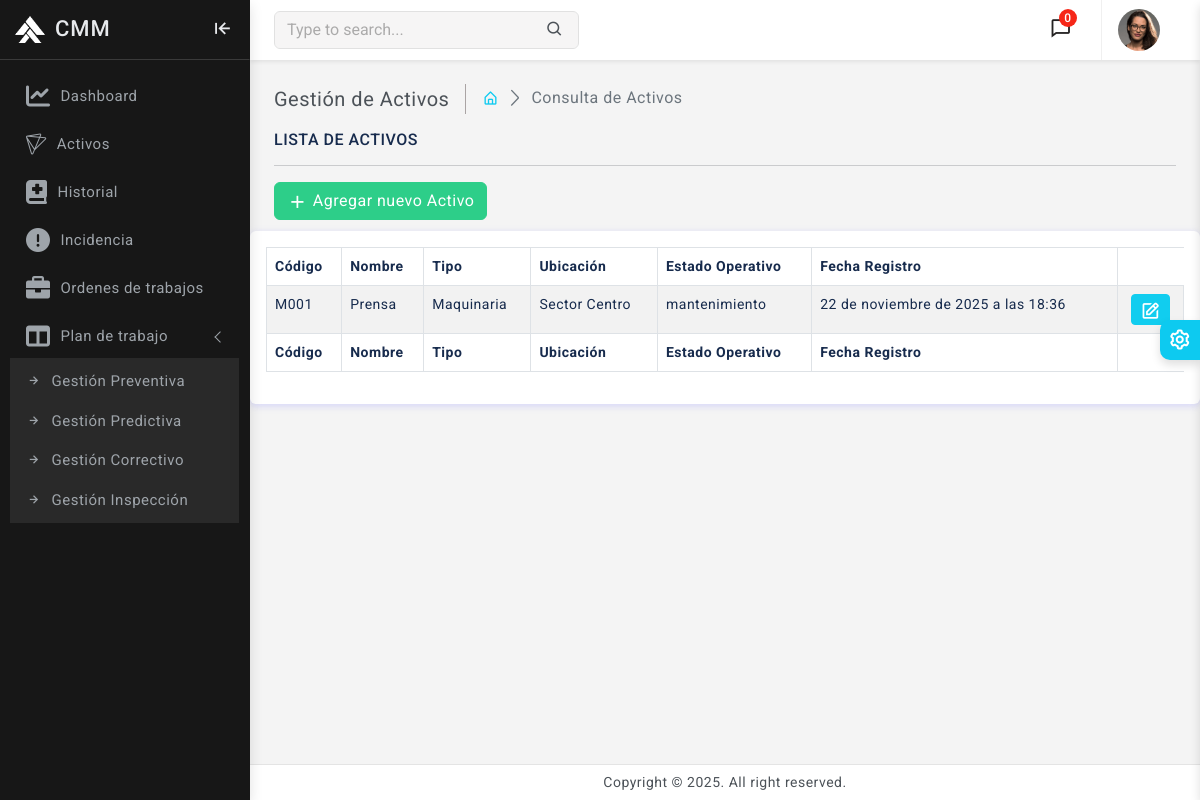
Screenshot of /activos/activos/ (signed in) with the database file from the repository.
### activos/models.py (models this page shows, shortened)
class Activo(models.Model):
    ESTADOS_OPERATIVOS_CHOICES = [
        ('operativo', 'Operativo'),
        ('inoperativo', 'Inoperativo'),
        ('mantenimiento', 'En mantenimiento'),
        ('retirado', 'Retirado'),
    ]
    codigo = models.CharField(max_length=50, unique=True, db_index=True)
    nombre = models.CharField(max_length=120)
    tipo = models.CharField(max_length=60, db_index=True)
    ubicacion = models.CharField(max_length=120, db_index=True)
    estado_operativo = models.CharField(max_length=20, choices=ESTADOS_OPERATIVOS_CHOICES, default='operativo', db_index=True)
    fecha_registro = models.DateTimeField(auto_now_add=True)
    class Meta:
        verbose_name = 'Activo'
        verbose_name_plural = 'Activos'
        indexes = [
            models.Index(fields=['tipo']),
            models.Index(fields=['ubicacion']),
            models.Index(fields=['estado_operativo']),
        ]
        constraints = [
            models.UniqueConstraint(fields=['codigo'], name='uq_activo_codigo'),
        ]

### activos/views.py (the view)
# urls.py: path('activos/', include('activos.urls')),
@login_required(login_url = 'login')
def activos(request):
    activos = Activo.objects.all()
    return render(request, 'activos/activos.html', {'activos' : activos} )

### templates/activos/activos.html (shortened to what this page needs)
{% extends 'base.html' %}
{% load static %}
{% block content %}
    <div class="page-wrapper">
        <div class="page-content">
            <div class="page-breadcrumb d-none d-sm-flex align-items-center mb-3">
                <div class="breadcrumb-title pe-3">Gestión de Activos</div>
                <div class="ps-3">
                    <nav aria-label="breadcrumb">
                        <ol class="breadcrumb mb-0 p-0">
                            <li class="breadcrumb-item"><a href="{% url 'home' %}"><i class="bx bx-home-alt text-info"></i></a></li>
                            <li class="breadcrumb-item active" aria-current="page">Consulta de Activos</li>
                        </ol>
                    </nav>
                </div>
            </div>
            <h6 class="mb-0 text-uppercase">Lista de Activos</h6>
            <hr />
                <a href="{% url 'agregar_activo' %}" class="btn btn-success">
                    <i class="bx bx-plus"></i> Agregar nuevo Activo
                </a>
            </div>
            <div class="card">
                <div class="card-body">
                    <div class="table-responsive">
                        <table class="table table-striped table-bordered">
                            <thead>
                                <tr>
                                    <th>Código</th>
                                    <th>Nombre</th>
                                    <th>Tipo</th>
                                    <th>Ubicación</th>
                                    <th>Estado Operativo</th>
                                    <th>Fecha Registro</th>
                                </tr>
                            </thead>
                            <tbody>
                                {% if activos %}
                                    {% for a in activos %}
                                    <tr>
                                        <td>{{ a.codigo }}</td>
                                        <td>{{ a.nombre }}</td>
                                        <td>{{ a.tipo }}</td>
                                        <td>{{ a.ubicacion }}</td>
                                        <td>{{ a.estado_operativo }}</td>
                                        <td>{{ a.fecha_registro }}</td>
                                        <td class="text-center">
                                            <a href="{% url 'editar_activo' a.id %}" class="btn btn-sm btn-info">
                                                <i class="bx bx-edit"></i>
                                            </a>
                                        </td>
                                    </tr>
                                    {% endfor %}
                                {% endif %}
                            </tbody>
                            <tfoot>
                                <tr>
                                    <th>Código</th>
                                    <th>Nombre</th>
                                    <th>Tipo</th>
                                    <th>Ubicación</th>
                                    <th>Estado Operativo</th>
                                    <th>Fecha Registro</th>
                                </tr>
                            </tfoot>
                        </table>
                    </div>
                </div>
            </div>
        </div>
    </div>
{% endblock %}

### CMM/static/css/app.css (style rules this page uses)
body { font-size: 14px; color: #4c5258; letter-spacing: .5px; background-color: #f4f4f4; overflow-x: hidden; font-family: Roboto, sans-serif }
a { text-decoration: none }
.page-wrapper { height: 100%; margin-top: 60px; margin-bottom: 30px; margin-left: 250px }
.page-content { padding: 1.5rem 1.5rem 0.7rem 1.5rem }
.breadcrumb-title { font-size: 20px; border-right: 1.5px solid #aaa4a4 }
.page-breadcrumb .breadcrumb li.breadcrumb-item { font-size: 16px }
.page-breadcrumb .breadcrumb-item+.breadcrumb-item::before { display: inline-block; padding-right: .5rem; color: #6c757d; font-family: LineIcons; content: "\ea5c" }
.btn i { vertical-align: middle; font-size: 1.3rem; margin-top: -1em; margin-bottom: -1em; }

### rows the page displays
Activo: codigo "M001", nombre "Prensa", tipo "Maquinaria", ubicacion "Sector Centro", estado_operativo "mantenimiento", fecha_registro "22 de noviembre de 2025 a las 18:36"
